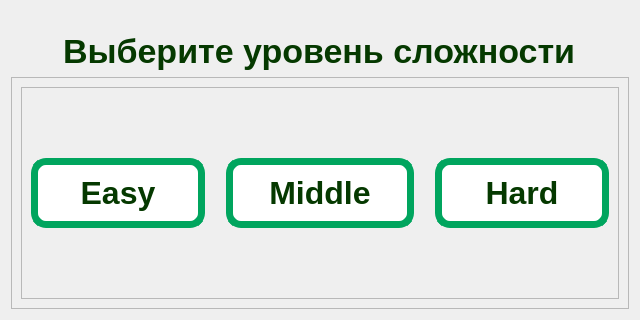
<?xml version="1.0" encoding="UTF-8"?>
<ui version="4.0">
 <class>difficultySelector</class>
 <widget class="QWidget" name="difficultySelector">
  <property name="geometry">
   <rect>
    <x>0</x>
    <y>0</y>
    <width>640</width>
    <height>320</height>
   </rect>
  </property>
  <property name="minimumSize">
   <size>
    <width>640</width>
    <height>320</height>
   </size>
  </property>
  <property name="maximumSize">
   <size>
    <width>640</width>
    <height>320</height>
   </size>
  </property>
  <property name="windowTitle">
   <string>Form</string>
  </property>
  <layout class="QVBoxLayout" name="verticalLayout">
   <item alignment="Qt::AlignHCenter">
    <widget class="QLabel" name="label">
     <property name="minimumSize">
      <size>
       <width>0</width>
       <height>60</height>
      </size>
     </property>
     <property name="maximumSize">
      <size>
       <width>16777215</width>
       <height>60</height>
      </size>
     </property>
     <property name="styleSheet">
      <string notr="true">font-size: 34px;
font-weight: bold;
color: #053900;
background: transparent;</string>
     </property>
     <property name="text">
      <string>Выберите уровень сложности</string>
     </property>
     <property name="alignment">
      <set>Qt::AlignBottom|Qt::AlignLeading|Qt::AlignLeft</set>
     </property>
    </widget>
   </item>
   <item>
    <widget class="QFrame" name="frame">
     <property name="frameShape">
      <enum>QFrame::StyledPanel</enum>
     </property>
     <property name="frameShadow">
      <enum>QFrame::Raised</enum>
     </property>
     <layout class="QVBoxLayout" name="verticalLayout_2">
      <item>
       <widget class="QFrame" name="frame_2">
        <property name="styleSheet">
         <string notr="true">QPushButton{
	background: white;
	border: 7px solid #00A55E;
	border-radius: 15px;
	font-size: 32px;
	padding: 10px;
	font-weight: bold;
	color: #053900;
}

QPushButton::hover{
	background: #00A55E; 
	border: 7px solid #93B955; 
	border-radius: 15px; 
	font-size: 32px;
	font-weight: bold; 
	color: white;
}</string>
        </property>
        <property name="frameShape">
         <enum>QFrame::StyledPanel</enum>
        </property>
        <property name="frameShadow">
         <enum>QFrame::Raised</enum>
        </property>
        <layout class="QHBoxLayout" name="horizontalLayout">
         <item>
          <widget class="QPushButton" name="pushButton">
           <property name="styleSheet">
            <string notr="true">margin-right: 15px;</string>
           </property>
           <property name="text">
            <string>Easy</string>
           </property>
          </widget>
         </item>
         <item>
          <widget class="QPushButton" name="pushButton_2">
           <property name="text">
            <string>Middle</string>
           </property>
          </widget>
         </item>
         <item>
          <widget class="QPushButton" name="pushButton_3">
           <property name="styleSheet">
            <string notr="true">margin-left: 15px;
</string>
           </property>
           <property name="text">
            <string>Hard</string>
           </property>
          </widget>
         </item>
        </layout>
       </widget>
      </item>
     </layout>
    </widget>
   </item>
  </layout>
 </widget>
 <resources/>
 <connections/>
</ui>
